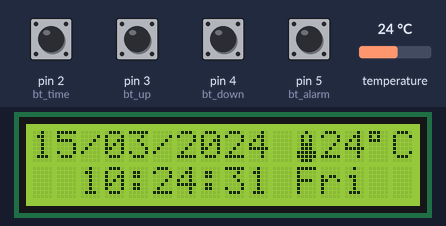
The sketch below on a simulated Arduino Uno, built with avr-gcc and run on an emulated ATmega328P. On the bench: 16×2 character LCD. The inputs (shaded band) are chosen by the test bench; at power-on: pin 2 (bt_time), pin 3 (bt_up), pin 4 (bt_down), pin 5 (bt_alarm) HIGH, temperature 24 °C. The local clock reads 2024-03-15 10:24:30 at power-on unless the sketch sets it; EEPROM starts erased.

Above: at 1.3 s.
1.4 s: pin 5 (bt_alarm) pulled LOW for 1 s
At 1.79 s:
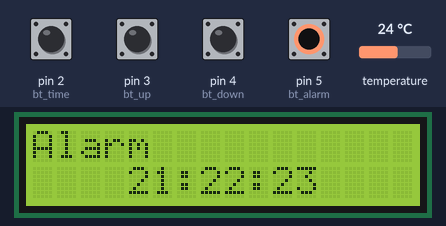
3.9 s: pin 2 (bt_time) pulled LOW for 0.15 s
At 5.2 s:
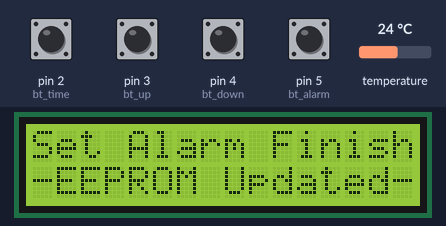
7.0 s: temperature set to 1 °C
At 9.8 s:
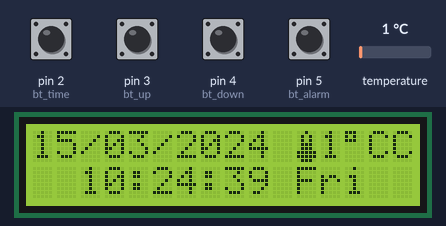
10.0 s: pin 2 (bt_time) pulled LOW for 1 s
At 10.38 s:
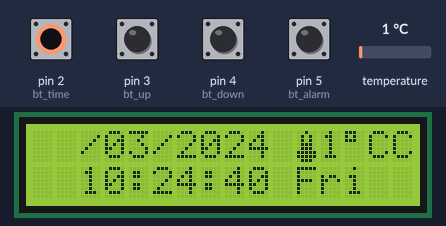
12.5 s: pin 5 (bt_alarm) pulled LOW for 0.15 s
At 13.6 s:
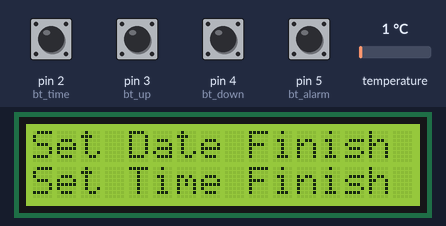
15.3 s: temperature set to 12 °C
At 16.9 s:
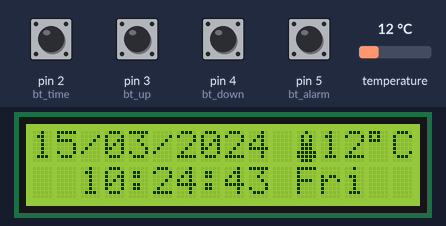
Timing chart, 0 to 18.4 s (numbered marks = the images above; inputs shaded):
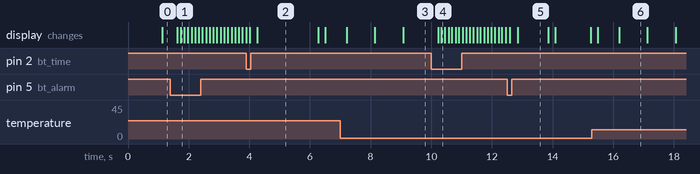

Measured:
- after the input at 1.4 s, the display: first changes after 0.23 s (image 1 shows a later state)
- after the input at 7.0 s, the display: first changes after 0.21 s (image 3 shows a later state)
- after the input at 12.5 s, the display: first changes after 0.09 s (image 5 shows a later state)
- what the display in image 2 shows lasts 2.0 s, from 4.3 s to 6.3 s
- what the display in image 5 shows lasts 1.0 s, from 12.9 s to 13.9 s
- what the display in image 6 shows lasts 0.9 s, from 16.2 s to 17.1 s

The sketch:

Clock_Alarm.ino
```cpp
#include <DS3231.h>
#include <Wire.h>
#include <LiquidCrystal_I2C.h>
#include <EEPROM.h>

LiquidCrystal_I2C lcd(0x27, 16, 2);
DS3231  rtc(SDA, SCL);
Time  t;

#define bt_time   2
#define bt_up     3
#define bt_down   4
#define bt_alarm  5
#define buzzer 9

int hh = 0, mm = 0, ss = 0, dd = 0, bb = 0, yy = 0, set_day;
String Day = "  ";


int AlarmHH  = 21, AlarmMM  = 22, AlarmSS  = 23, setMode = 0, setAlarm = 0, alarmMode=0;

int stop =0, mode=0, flag=0;

//Eeprom Store Variable
uint8_t HH;
uint8_t MM;

 byte bell_symbol[8] = {
        B00100,
        B01110,
        B01110,
        B01110,
        B01110,
        B11111,
        B01000,
        B00100};
byte thermometer_symbol[8] = {
        B00100,
        B01010,
        B01010,
        B01110,
        B01110,
        B11111,
        B11111,
        B01110};


void setup(){
  Serial.begin(9600);
    Wire.begin();
    lcd.init();
    lcd.backlight();
    rtc.begin();

 pinMode(bt_time,  INPUT_PULLUP);
 pinMode(bt_up,    INPUT_PULLUP);
 pinMode(bt_down,  INPUT_PULLUP);
 pinMode(bt_alarm, INPUT_PULLUP);
 pinMode(buzzer, OUTPUT);


  lcd.createChar(1, thermometer_symbol);
  lcd.createChar(2, bell_symbol);

  lcd.begin(16, 2); // Configura lcd numero columnas y filas
  lcd.setCursor(0,0);  //Show "TIME" on the LCD
  lcd.clear();

stop=EEPROM.read(50);
if(stop==0){
}else{WriteEeprom ();}

EEPROM.write(50,0);

ReadEeprom();
}

void loop(){

  t = rtc.getTime();
  Day = rtc.getDOWStr(1);

  if (setMode == 0){
  hh = t.hour,DEC;
  mm = t.min,DEC;
  ss = t.sec,DEC;
  dd = t.date,DEC;
  bb = t.mon,DEC;
  yy = t.year,DEC;
  }

  if(mode==1){lcd.setCursor(0,1); lcd.write(2);}

  if(setAlarm==0){
  lcd.setCursor(0,0);
  lcd.print((dd/10)%10);
  lcd.print(dd % 10);
  lcd.print("/");
  lcd.print((bb/10)%10);
  lcd.print(bb % 10);
  lcd.print("/");
  lcd.print((yy/1000)%10);
  lcd.print((yy/100)%10);
  lcd.print((yy/10)%10);
  lcd.print(yy % 10);
  lcd.print(" ");
  lcd.write(1);
  lcd.print(rtc.getTemp(),0);
  lcd.write(223);
  lcd.print("C");

  lcd.setCursor(2,1);
  lcd.print((hh/10)%10);
  lcd.print(hh % 10);
  lcd.print(":");
  lcd.print((mm/10)%10);
  lcd.print(mm % 10);
  lcd.print(":");
  lcd.print((ss/10)%10);
  lcd.print(ss % 10);
  lcd.print(" ");
  lcd.print(Day);
  }


setupClock();
setTimer();
delay (100);
blinking();

//Alarm
if (alarmMode==1 && mode==1 && hh==AlarmHH && mm==AlarmMM && ss>=AlarmSS) {
tone(buzzer, 2000);
delay (300);
noTone(buzzer);
}else{noTone(buzzer);}


delay (100);
}

void blinking (){
//BLINKING SCREEN
if (setAlarm <2 && setMode == 1){lcd.setCursor(0,0);  lcd.print("  ");}
if (setAlarm <2 && setMode == 2){lcd.setCursor(3,0);  lcd.print("  ");}
if (setAlarm <2 && setMode == 3){lcd.setCursor(6,0);  lcd.print("    ");}
if (setAlarm <2 && setMode == 4){lcd.setCursor(1,1);  lcd.print("   ");}
if (setAlarm <2 && setMode == 5){lcd.setCursor(5,1);  lcd.print("  ");}
if (setAlarm <2 && setMode == 6){lcd.setCursor(8,1);  lcd.print("  ");}
if (setAlarm <2 && setMode == 7){lcd.setCursor(11,1); lcd.print("   "); }
//Alarm
if (setMode == 0 && setAlarm == 1){lcd.setCursor(6,0); lcd.print("           "); }
if (setMode == 0 && setAlarm == 2){lcd.setCursor(4,1); lcd.print("  "); }
if (setMode == 0 && setAlarm == 3){lcd.setCursor(7,1); lcd.print("  "); }
if (setMode == 0 && setAlarm == 4){lcd.setCursor(10,1);lcd.print("  "); }
}

//Seting Jam ,Tanggal,Alarm/Timer
void setupClock (void) {

    if (setMode == 8){
    lcd.setCursor (0,0);
    lcd.print (F("Set Date Finish "));
    lcd.setCursor (0,1);
    lcd.print (F("Set Time Finish "));
    delay (1000);
    rtc.setTime (hh, mm, ss);
    rtc.setDate (dd, bb, yy);
    lcd.clear();
    setMode = 0;
    }

    if (setAlarm == 5){
    lcd.setCursor (0,0);
    lcd.print (F("Set Alarm Finish"));
    lcd.setCursor (0,1);
    lcd.print (F("-EEPROM Updated-"));
    WriteEeprom();
    delay (2000);
    lcd.clear();
    setAlarm=0;
    alarmMode=1;
    }

 if (setAlarm >0){ alarmMode=0;}

 if(digitalRead (bt_time) == 0 && flag==0) {flag=1;
 if(setAlarm>0){setAlarm=5;}
 else{setMode = setMode+1;}
 }

 if(digitalRead (bt_alarm) == 0 && flag==0){flag=1;
 if(setMode>0){setMode=8;}
  else{setAlarm = setAlarm+1;}
  lcd.clear();}

if(digitalRead (bt_time) == 1 && digitalRead (bt_alarm) == 1){flag=0;}

 if(digitalRead (bt_up) == 0){
            if (setAlarm<2 && setMode==1)dd=dd+1;
            if (setAlarm<2 && setMode==2)bb=bb+1;
            if (setAlarm<2 && setMode==3)yy=yy+1;
            if (setAlarm<2 && setMode==4)hh=hh+1;
            if (setAlarm<2 && setMode==5)mm=mm+1;
            if (setAlarm<2 && setMode==6)ss=ss+1;
            if (setAlarm<2 && setMode==7)set_day=set_day+1;
            //Alarm
            if (setMode==0 && setAlarm==1)mode=1;
            if (setMode==0 && setAlarm==2 && AlarmHH<23)AlarmHH=AlarmHH+1;
            if (setMode==0 && setAlarm==3 && AlarmMM<59)AlarmMM=AlarmMM+1;
            if (setMode==0 && setAlarm==4 && AlarmSS<59)AlarmSS=AlarmSS+1;

if(hh>23)hh=0;
if(mm>59)mm=0;
if(ss>59)ss=0;
if(set_day>7)set_day=0;
if(dd>31)dd=0;
if(bb>12)bb=0;
if(yy>2030)yy=2000;
rtc.setDOW(set_day);
 }

if(digitalRead (bt_down) == 0){
            if (setAlarm<2 && setMode==1)dd=dd-1;
            if (setAlarm<2 && setMode==2)bb=bb-1;
            if (setAlarm<2 && setMode==3)yy=yy-1;
            if (setAlarm<2 && setMode==4)hh=hh-1;
            if (setAlarm<2 && setMode==5)mm=mm-1;
            if (setAlarm<2 && setMode==6)ss=ss-1;
            if (setAlarm<2 && setMode==7)set_day=set_day-1;
            //Alarm
            if (setMode==0 && setAlarm==1 )mode=0;
            if (setMode==0 && setAlarm==2 && AlarmHH>0)AlarmHH=AlarmHH-1;
            if (setMode==0 && setAlarm==3 && AlarmMM>0)AlarmMM=AlarmMM-1;
            if (setMode==0 && setAlarm==4 && AlarmSS>0)AlarmSS=AlarmSS-1;
if(hh<0)hh=23;
if(mm<0)mm=59;
if(ss<0)ss=59;
if(set_day<0)set_day=7;
if(dd<0)dd=31;
if(bb<0)bb=12;
if(yy<0)yy=2030;
rtc.setDOW(set_day);
 }

}

void setTimer (){
  //Alarm
 if (setMode == 0 && setAlarm >0){
  lcd.setCursor (0,0);
  lcd.print("Alarm ");
 if(mode==0){lcd.print("Deactivate");}
        else{lcd.print("Activated ");}

  lcd.setCursor (4,1);
  lcd.print((AlarmHH/10)%10);
  lcd.print(AlarmHH % 10);
  lcd.print(":");
  lcd.print((AlarmMM/10)%10);
  lcd.print(AlarmMM % 10);
  lcd.print(":");
  lcd.print((AlarmSS/10)%10);
  lcd.print(AlarmSS % 10);
 }
}

void ReadEeprom () {
  AlarmHH=EEPROM.read(1);
  AlarmMM=EEPROM.read(2);
  AlarmSS=EEPROM.read(3);

  mode=EEPROM.read(4);
}

void WriteEeprom () {
  EEPROM.write(1,AlarmHH);
  EEPROM.write(2,AlarmMM);
  EEPROM.write(3,AlarmSS);

  EEPROM.write(4,mode);
}
```
